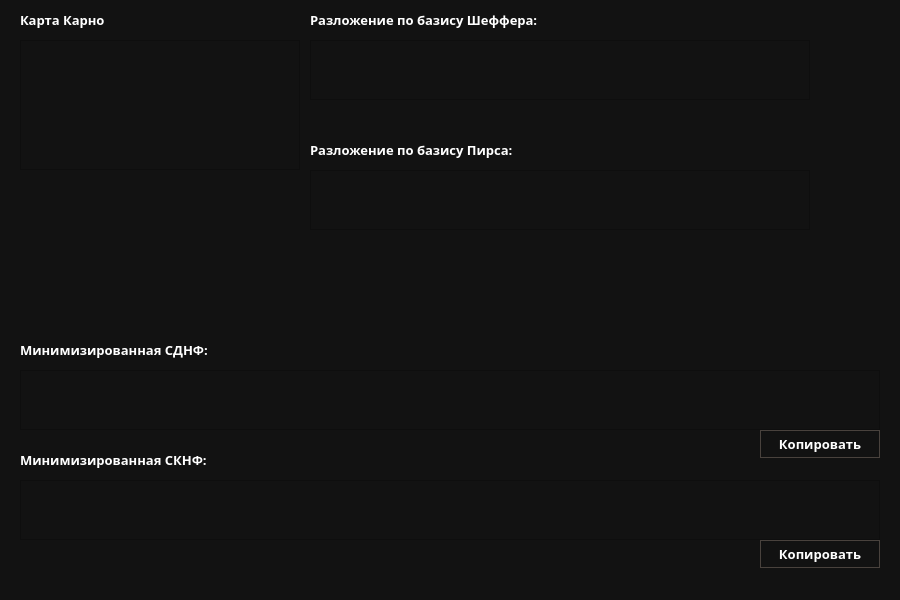
<?xml version="1.0" encoding="UTF-8"?>
<ui version="4.0">
 <class>MainWindow</class>
 <widget class="QMainWindow" name="MainWindow">
  <property name="geometry">
   <rect>
    <x>0</x>
    <y>0</y>
    <width>900</width>
    <height>600</height>
   </rect>
  </property>
  <property name="windowTitle">
   <string>MainWindow</string>
  </property>
  <widget class="QWidget" name="centralwidget">
   <property name="styleSheet">
    <string notr="true">QWidget {
	color: white;
	background-color: #121212;
	font-family: Rubik;
	font-size: 10pt;
	font-weight: 600;
}

QPushButton {
	background-color: transparent;
	border: 1px solid #49423d;
}

QPushButton:hover {
	background-color: #666;
}

QPushButton:!hover {
	background-color: transparent;
}

QPushButton:pressed {
	background-color: #24b3a7;
}
</string>
   </property>
   <widget class="QLabel" name="label">
    <property name="geometry">
     <rect>
      <x>20</x>
      <y>10</y>
      <width>115</width>
      <height>20</height>
     </rect>
    </property>
    <property name="text">
     <string>Карта Карно</string>
    </property>
   </widget>
   <widget class="QTextEdit" name="Carnot">
    <property name="geometry">
     <rect>
      <x>20</x>
      <y>40</y>
      <width>280</width>
      <height>130</height>
     </rect>
    </property>
    <property name="readOnly">
     <bool>true</bool>
    </property>
   </widget>
   <widget class="QLabel" name="label_2">
    <property name="geometry">
     <rect>
      <x>20</x>
      <y>340</y>
      <width>240</width>
      <height>20</height>
     </rect>
    </property>
    <property name="text">
     <string>Минимизированная СДНФ:</string>
    </property>
   </widget>
   <widget class="QTextEdit" name="MinPDNF">
    <property name="geometry">
     <rect>
      <x>20</x>
      <y>370</y>
      <width>860</width>
      <height>60</height>
     </rect>
    </property>
    <property name="readOnly">
     <bool>true</bool>
    </property>
   </widget>
   <widget class="QLabel" name="label_3">
    <property name="geometry">
     <rect>
      <x>20</x>
      <y>450</y>
      <width>240</width>
      <height>20</height>
     </rect>
    </property>
    <property name="text">
     <string>Минимизированная СКНФ:</string>
    </property>
   </widget>
   <widget class="QTextEdit" name="MinPCNF">
    <property name="geometry">
     <rect>
      <x>20</x>
      <y>480</y>
      <width>860</width>
      <height>60</height>
     </rect>
    </property>
    <property name="readOnly">
     <bool>true</bool>
    </property>
   </widget>
   <widget class="QTextEdit" name="SchaefBasis">
    <property name="geometry">
     <rect>
      <x>310</x>
      <y>40</y>
      <width>500</width>
      <height>60</height>
     </rect>
    </property>
    <property name="readOnly">
     <bool>true</bool>
    </property>
   </widget>
   <widget class="QTextEdit" name="PierBasis">
    <property name="geometry">
     <rect>
      <x>310</x>
      <y>170</y>
      <width>500</width>
      <height>60</height>
     </rect>
    </property>
    <property name="readOnly">
     <bool>true</bool>
    </property>
   </widget>
   <widget class="QLabel" name="label_4">
    <property name="geometry">
     <rect>
      <x>310</x>
      <y>10</y>
      <width>310</width>
      <height>20</height>
     </rect>
    </property>
    <property name="text">
     <string>Разложение по базису Шеффера:</string>
    </property>
   </widget>
   <widget class="QLabel" name="label_5">
    <property name="geometry">
     <rect>
      <x>310</x>
      <y>140</y>
      <width>260</width>
      <height>20</height>
     </rect>
    </property>
    <property name="text">
     <string>Разложение по базису Пирса:</string>
    </property>
   </widget>
   <widget class="QPushButton" name="Copy_MIN_PDNF">
    <property name="geometry">
     <rect>
      <x>760</x>
      <y>430</y>
      <width>120</width>
      <height>28</height>
     </rect>
    </property>
    <property name="text">
     <string>Копировать</string>
    </property>
   </widget>
   <widget class="QPushButton" name="Copy_MIN_PCNF">
    <property name="geometry">
     <rect>
      <x>760</x>
      <y>540</y>
      <width>120</width>
      <height>28</height>
     </rect>
    </property>
    <property name="text">
     <string>Копировать</string>
    </property>
   </widget>
  </widget>
 </widget>
 <resources/>
 <connections/>
</ui>
